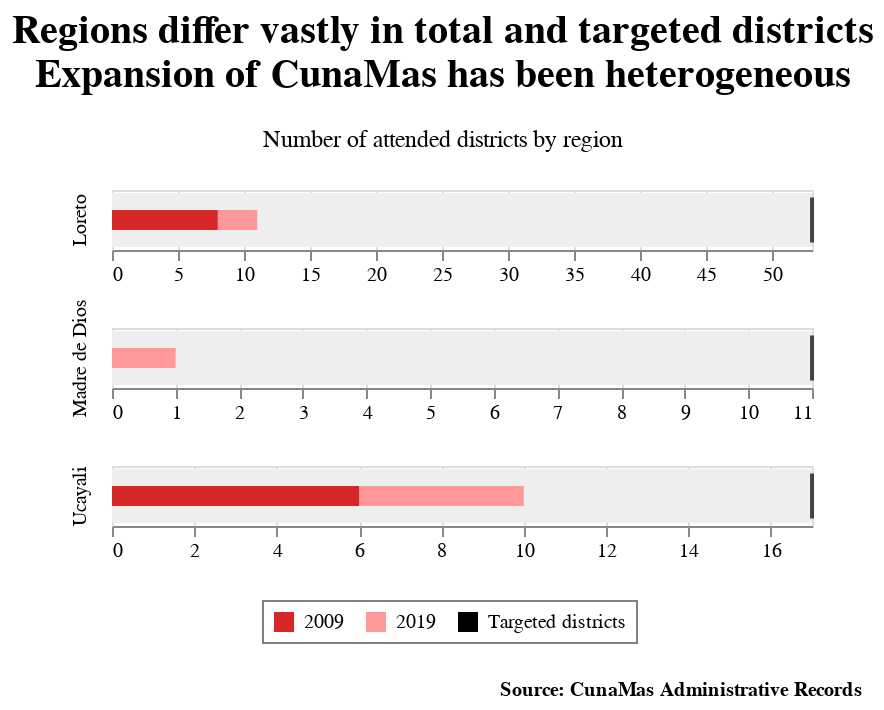

The code cell stored with this chart in its notebook:
### Code cell
# Chart 2                                                
chart2=alt.layer(
    alt.Chart(attention_selva).mark_bar(color='#eee').encode(alt.X("total_dist:Q", scale=alt.Scale(nice=False), title=None)),
    alt.Chart(attention_selva).mark_bar().encode(color=alt.Color('measures[0]:N', scale=alt.Scale(domain=["2009", "2019", "Targeted districts"], range=["#d62728", "#ff9896", "black"]))),
    alt.Chart(attention_selva).mark_bar(color='#ff9896', size=10).encode(x='upto_2019:Q', ),
        alt.Chart(attention_selva).mark_bar(color='#d62728', size=10).encode(x='upto2009:Q', ),
    alt.Chart(attention_selva).mark_tick(color='black', thickness=2).encode(x='targeted:Q'),
    width=350,
    height=30).facet(
        title={"text": ["Regions differ vastly in total and targeted districts", "Expansion of CunaMas has been heterogeneous"], 
                        "subtitle": ["", "Number of attended districts by region", ""],
                        "color": "black", "subtitleColor": "black", "align":"center", 
                        "font": "LM Roman", "fontSize":20, "fontWeight": "bold",}, 
        row=alt.Row("dpto_str:O", sort=['Peru'], title=None)
        ).resolve_scale(x='independent')

chart2 = alt.concat(chart2,
    title=alt.TitleParams(
        'Source: CunaMas Administrative Records',
        baseline='bottom',
        orient='none',
        anchor='end',
        dx=375, dy=255,
        fontSize=10))
                      
chart2.configure_legend(title=None, direction='horizontal', orient="none", 
                      legendX=75, legendY=205, padding=5, rowPadding=5, 
                      strokeColor='Gray').configure_title(
                          fontSize=20, offset=5, orient='top', anchor='middle')

### Figure 1 — Vega-Lite specification as saved in the notebook (floating-point values rounded to 4 significant figures)
{"config": {"view": {"continuousWidth": 400, "continuousHeight": 300}, "legend": {"direction": "horizontal", "legendX": 75, "legendY": 205, "orient": "none", "padding": 5, "rowPadding": 5, "strokeColor": "Gray", "title": null}, "title": {"anchor": "middle", "fontSize": 20, "offset": 5, "orient": "top"}}, "concat": [{"facet": {"row": {"type": "ordinal", "field": "dpto_str", "sort": ["Peru"], "title": null}}, "spec": {"layer": [{"mark": {"type": "bar", "color": "#eee"}, "encoding": {"x": {"type": "quantitative", "field": "total_dist", "scale": {"nice": false}, "title": null}}}, {"mark": "bar", "encoding": {"color": {"type": "nominal", "field": "measures[0]", "scale": {"domain": ["2009", "2019", "Targeted districts"], "range": ["#d62728", "#ff9896", "black"]}}}}, {"mark": {"type": "bar", "color": "#ff9896", "size": 10}, "encoding": {"x": {"type": "quantitative", "field": "upto_2019"}}}, {"mark": {"type": "bar", "color": "#d62728", "size": 10}, "encoding": {"x": {"type": "quantitative", "field": "upto2009"}}}, {"mark": {"type": "tick", "color": "black", "thickness": 2}, "encoding": {"x": {"type": "quantitative", "field": "targeted"}}}], "height": 30, "width": 350}, "resolve": {"scale": {"x": "independent"}}, "title": {"text": ["Regions differ vastly in total and targeted districts", "Expansion of CunaMas has been heterogeneous"], "subtitle": ["", "Number of attended districts by region", ""], "color": "black", "subtitleColor": "black", "align": "center", "font": "LM Roman", "fontSize": 20, "fontWeight": "bold"}}], "data": {"name": "data-3d0b900f9b941cf4f7d5d8a9bb03e49a"}, "title": {"text": "Source: CunaMas Administrative Records", "anchor": "end", "baseline": "bottom", "dx": 375, "dy": 255, "fontSize": 10, "orient": "none"}, "$schema": "https://vega.github.io/schema/vega-lite/v4.8.1.json", "datasets": {"data-3d0b900f9b941cf4f7d5d8a9bb03e49a": [{"dpto": "Loreto", "dpto_str": "Loreto", "targeted": 53.0, "upto_2019": 11.0, "upto2009": 8.0, "total_dist": 53.0, "region": "Selva"}, {"dpto": "Madre de Dios", "dpto_str": "Madre de Dios", "targeted": 11.0, "upto_2019": 1.0, "upto2009": 0.0, "total_dist": 11.0, "region": "Selva"}, {"dpto": "Ucayali", "dpto_str": "Ucayali", "targeted": 17.0, "upto_2019": 10.0, "upto2009": 6.0, "total_dist": 17.0, "region": "Selva"}]}}
